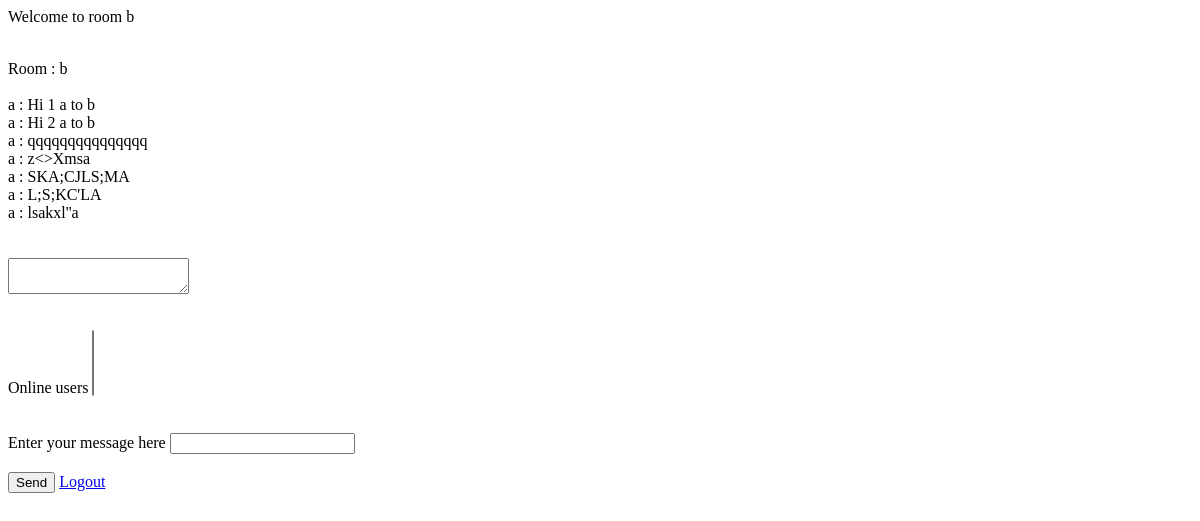
The page /b/ (signed in) on the database as committed earlier.
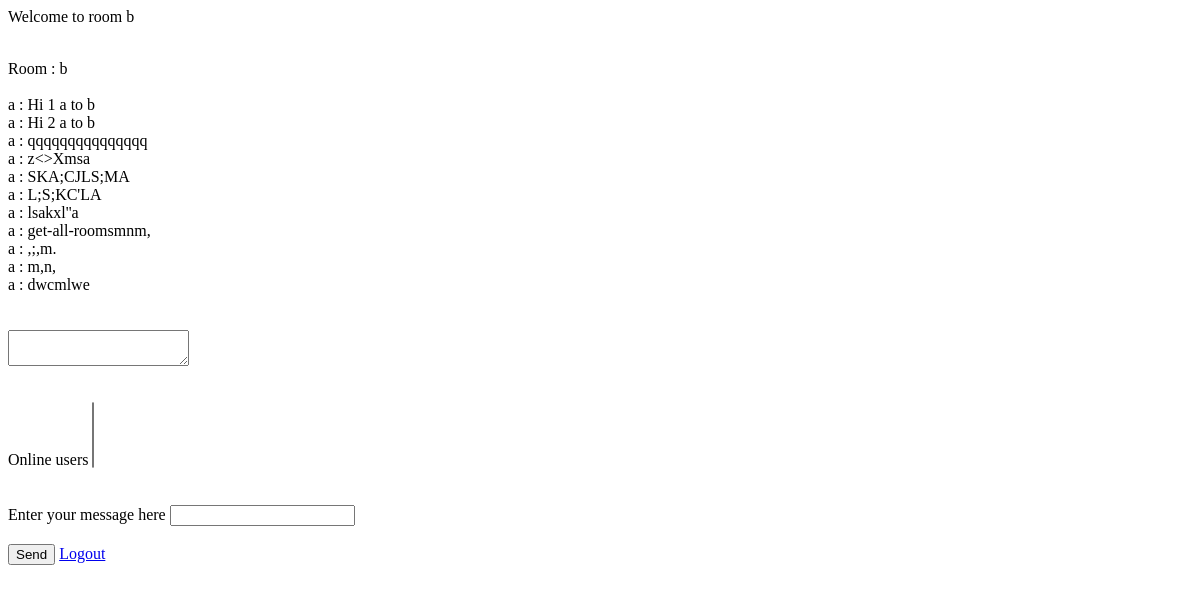
The same page on the database as committed later.
### app1/models.py (models this page shows, shortened)
class Room(models.Model):
    name = models.CharField(max_length=128)
    online = models.ManyToManyField(User, blank=True, related_name='rooms')

class Message(models.Model):
    user = models.ForeignKey(User, on_delete=models.CASCADE, related_name='messages_user')
    room = models.ForeignKey(to=Room, on_delete=models.CASCADE, related_name='messages_room')
    content = models.CharField(max_length=512)
    timestamp = models.DateTimeField(auto_now_add=True)

### app1/views.py (the view)
# urls.py: path('<str:room_name>/', room_view, name='Room-view'),
@login_required()
def room_view(request, room_name):
    chat_room, created = Room.objects.get_or_create(name=room_name)
    chats = Message.objects.filter(room__name=room_name)
    return render(request, 'app1/room.html', {'room': chat_room, 'past_messages': chats})

### app1/templates/app1/room.html (shortened to what this page needs)
{% load static %}
<p>Welcome to room {{room.name}}</p>
<label for='room-name'>Room : {{room.name}}</label>
<div id='past-msg'>
    {% for message in past_messages %}
        {{message.user}} : {{message.content}}
        <br>
    {% endfor %}
</div>
<textarea id='room-name' readonly>
</textarea>
<label for="online-users">Online users</label>
<select multiple class="form-control" id="online-users">
</select>
<label for='chat-message'>Enter your message here</label>
<input type="text" id='chat-message'>
<button id='send-message'>Send</button>
<a href="{% url 'logout' %}">Logout</a>

Rows that differ between the two databases and show on the page:
added Message: user "a", content "get-all-roomsmnm,"
added Message: user "a", content ",;,m."
added Message: user "a", content "m,n,"
added Message: user "a", content "dwcmlwe"
